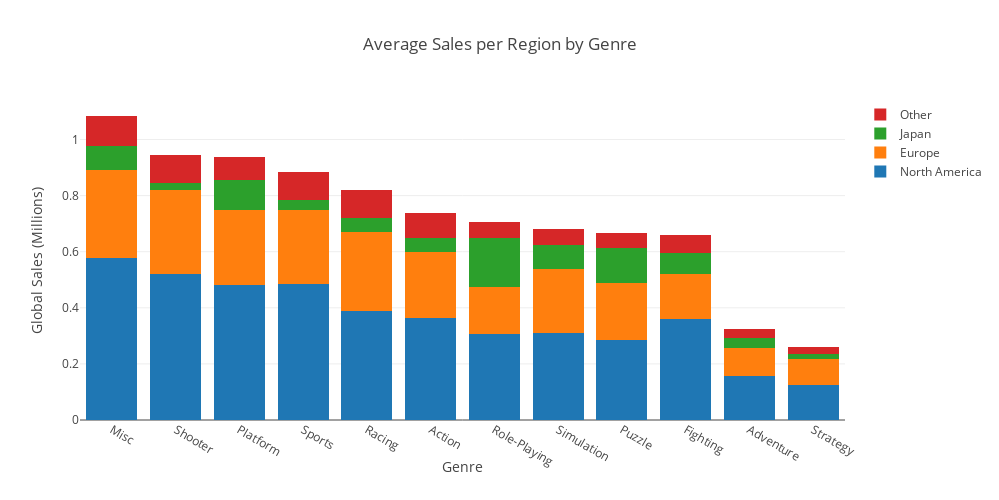

Notebook cell for this chart:
### Markdown cell above
## Question 2: What genres are prefered by each region and what genres are prefered at a global level?

### Code cell
genre= pd.pivot_table(df_sales,index='Genre', aggfunc='mean')
genre.reset_index(level=0, inplace=True)
genre.sort_values(by='Global_Sales', ascending=False, inplace=True)
trace1 = go.Bar(
    x=genre['Genre'],
    y=genre['NA_Sales'],
    name='North America'
)
trace2 = go.Bar(
    x=genre['Genre'],
    y=genre['EU_Sales'],
    name='Europe'
)
trace3 = go.Bar(
    x=genre['Genre'],
    y=genre['JP_Sales'],
    name='Japan'
)
trace4 = go.Bar(
    x=genre['Genre'],
    y=genre['Other_Sales'],
    name='Other'
)

data = [trace1, trace2, trace3, trace4]

layout = go.Layout(title = 'Average Sales per Region by Genre',
              xaxis = dict(title = 'Genre'),
              yaxis = dict(title = 'Global Sales (Millions)'),
              width=999,
              height=500,
              barmode='stack'
              )
fig = go.Figure(data=data, layout=layout)
iplot(fig, filename='stacked-bar')

### Figure 1 — Plotly figure (JSON) as saved in the notebook; plotly's stock layout.template omitted (floating-point values rounded to 4 significant figures)
{"data": [{"name": "North America", "type": "bar", "x": ["Misc", "Shooter", "Platform", "Sports", "Racing", "Action", "Role-Playing", "Simulation", "Puzzle", "Fighting", "Adventure", "Strategy"], "y": [0.5783, 0.5194, 0.4804, 0.4852, 0.3883, 0.3627, 0.3083, 0.3102, 0.2839, 0.3608, 0.1565, 0.1245]}, {"name": "Europe", "type": "bar", "x": ["Misc", "Shooter", "Platform", "Sports", "Racing", "Action", "Role-Playing", "Simulation", "Puzzle", "Fighting", "Adventure", "Strategy"], "y": [0.3137, 0.3022, 0.2694, 0.2624, 0.2834, 0.2379, 0.1674, 0.2266, 0.2037, 0.1601, 0.101, 0.09442]}, {"name": "Japan", "type": "bar", "x": ["Misc", "Shooter", "Platform", "Sports", "Racing", "Action", "Role-Playing", "Simulation", "Puzzle", "Fighting", "Adventure", "Strategy"], "y": [0.08651, 0.02149, 0.1069, 0.03663, 0.04778, 0.04673, 0.172, 0.08808, 0.1269, 0.07368, 0.0352, 0.01625]}, {"name": "Other", "type": "bar", "x": ["Misc", "Shooter", "Platform", "Sports", "Racing", "Action", "Role-Playing", "Simulation", "Puzzle", "Fighting", "Adventure", "Strategy"], "y": [0.1052, 0.1017, 0.08072, 0.09973, 0.1003, 0.09047, 0.05669, 0.05771, 0.05364, 0.06651, 0.03246, 0.02476]}], "layout": {"barmode": "stack", "height": 500, "title": "Average Sales per Region by Genre", "width": 999, "xaxis": {"title": "Genre"}, "yaxis": {"title": "Global Sales (Millions)"}}}
